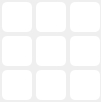
       <widget class="QGroupBox" name="groupBox_13">
        <property name="maximumSize">
         <size>
          <width>100</width>
          <height>100</height>
         </size>
        </property>
        <property name="styleSheet">
         <string notr="true">border: solid 0px; border-radius: 5px;</string>
        </property>
        <property name="title">
         <string/>
        </property>
        <layout class="QGridLayout" name="gridLayout_8">
         <property name="leftMargin">
          <number>2</number>
         </property>
         <property name="topMargin">
          <number>2</number>
         </property>
         <property name="rightMargin">
          <number>1</number>
         </property>
         <property name="bottomMargin">
          <number>2</number>
         </property>
         <property name="spacing">
          <number>4</number>
         </property>
         <item row="0" column="1">
          <widget class="QLineEdit" name="tb_31">
           <property name="minimumSize">
            <size>
             <width>30</width>
             <height>30</height>
            </size>
           </property>
           <property name="maximumSize">
            <size>
             <width>35</width>
             <height>35</height>
            </size>
           </property>
           <property name="styleSheet">
            <string>font-size: 16px; text-align: center; padding: 7px;</string>
           </property>
           <property name="text">
            <string/>
           </property>
          </widget>
         </item>
         <item row="0" column="0">
          <widget class="QLineEdit" name="tb_30">
           <property name="minimumSize">
            <size>
             <width>30</width>
             <height>30</height>
            </size>
           </property>
           <property name="maximumSize">
            <size>
             <width>35</width>
             <height>35</height>
            </size>
           </property>
           <property name="styleSheet">
            <string>font-size: 16px; text-align: center; padding: 7px;</string>
           </property>
          </widget>
         </item>
         <item row="0" column="2">
          <widget class="QLineEdit" name="tb_32">
           <property name="minimumSize">
            <size>
             <width>30</width>
             <height>30</height>
            </size>
           </property>
           <property name="maximumSize">
            <size>
             <width>35</width>
             <height>35</height>
            </size>
           </property>
           <property name="styleSheet">
            <string>font-size: 16px; text-align: center; padding: 7px;</string>
           </property>
          </widget>
         </item>
         <item row="1" column="0">
          <widget class="QLineEdit" name="tb_40">
           <property name="minimumSize">
            <size>
             <width>30</width>
             <height>30</height>
            </size>
           </property>
           <property name="maximumSize">
            <size>
             <width>35</width>
             <height>35</height>
            </size>
           </property>
           <property name="styleSheet">
            <string>font-size: 16px; text-align: center; padding: 7px;</string>
           </property>
          </widget>
         </item>
         <item row="1" column="1">
          <widget class="QLineEdit" name="tb_41">
           <property name="minimumSize">
            <size>
             <width>30</width>
             <height>30</height>
            </size>
           </property>
           <property name="maximumSize">
            <size>
             <width>35</width>
             <height>35</height>
            </size>
           </property>
           <property name="styleSheet">
            <string>font-size: 16px; text-align: center; padding: 7px;</string>
           </property>
          </widget>
         </item>
         <item row="2" column="2">
          <widget class="QLineEdit" name="tb_52">
           <property name="minimumSize">
            <size>
             <width>30</width>
             <height>30</height>
            </size>
           </property>
           <property name="maximumSize">
            <size>
             <width>35</width>
             <height>35</height>
            </size>
           </property>
           <property name="styleSheet">
            <string>font-size: 16px; text-align: center; padding: 7px;</string>
           </property>
          </widget>
         </item>
         <item row="1" column="2">
          <widget class="QLineEdit" name="tb_42">
           <property name="minimumSize">
            <size>
             <width>30</width>
             <height>30</height>
            </size>
           </property>
           <property name="maximumSize">
            <size>
             <width>35</width>
             <height>35</height>
            </size>
           </property>
           <property name="styleSheet">
            <string>font-size: 16px; text-align: center; padding: 7px;</string>
           </property>
          </widget>
         </item>
         <item row="2" column="1">
          <widget class="QLineEdit" name="tb_51">
           <property name="minimumSize">
            <size>
             <width>30</width>
             <height>30</height>
            </size>
           </property>
           <property name="maximumSize">
            <size>
             <width>35</width>
             <height>35</height>
            </size>
           </property>
           <property name="styleSheet">
            <string>font-size: 16px; text-align: center; padding: 7px;</string>
           </property>
          </widget>
         </item>
         <item row="2" column="0">
          <widget class="QLineEdit" name="tb_50">
           <property name="minimumSize">
            <size>
             <width>30</width>
             <height>30</height>
            </size>
           </property>
           <property name="maximumSize">
            <size>
             <width>35</width>
             <height>35</height>
            </size>
           </property>
           <property name="styleSheet">
            <string>font-size: 16px; text-align: center; padding: 7px;</string>
           </property>
          </widget>
         </item>
        </layout>
       </widget>
